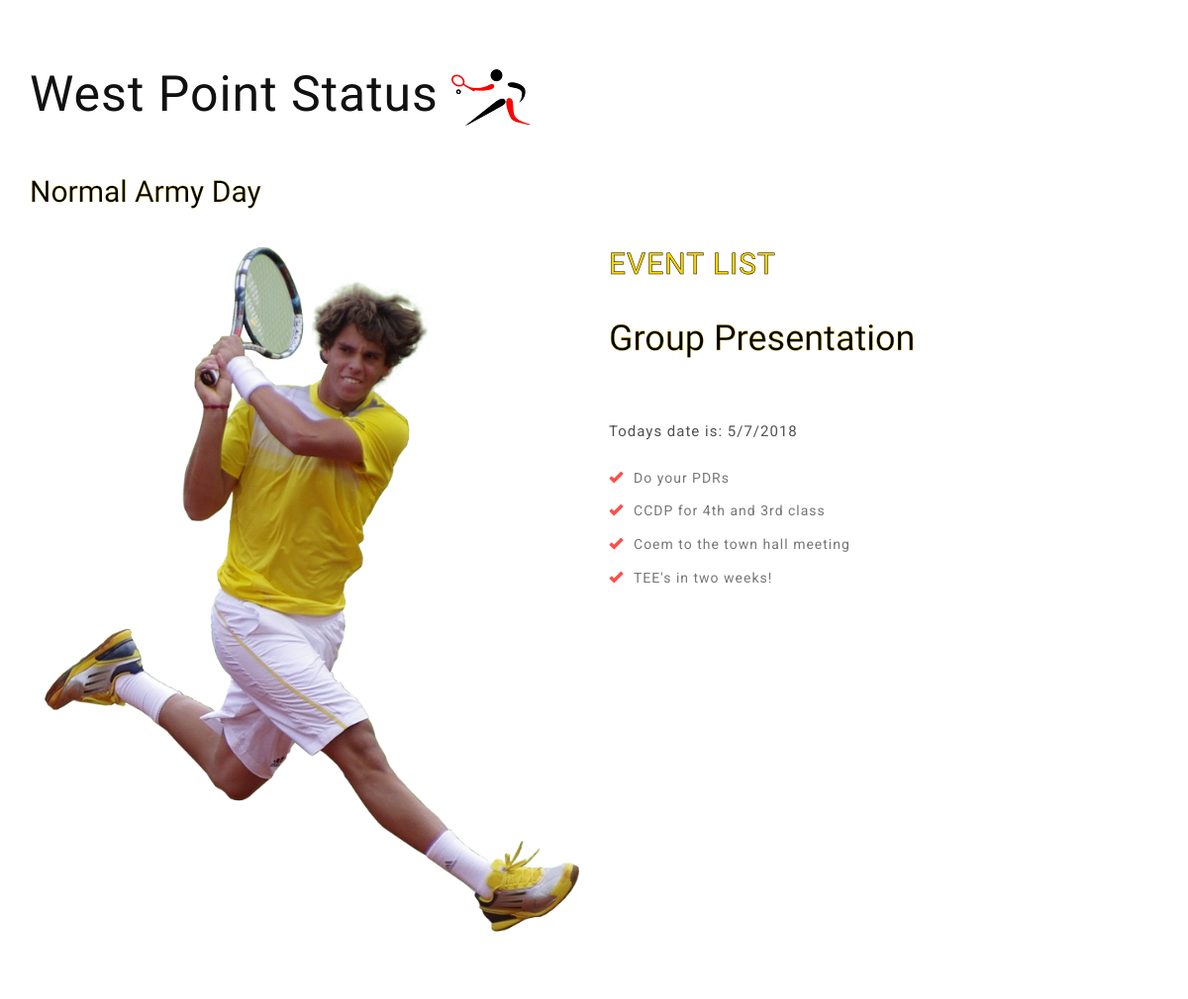
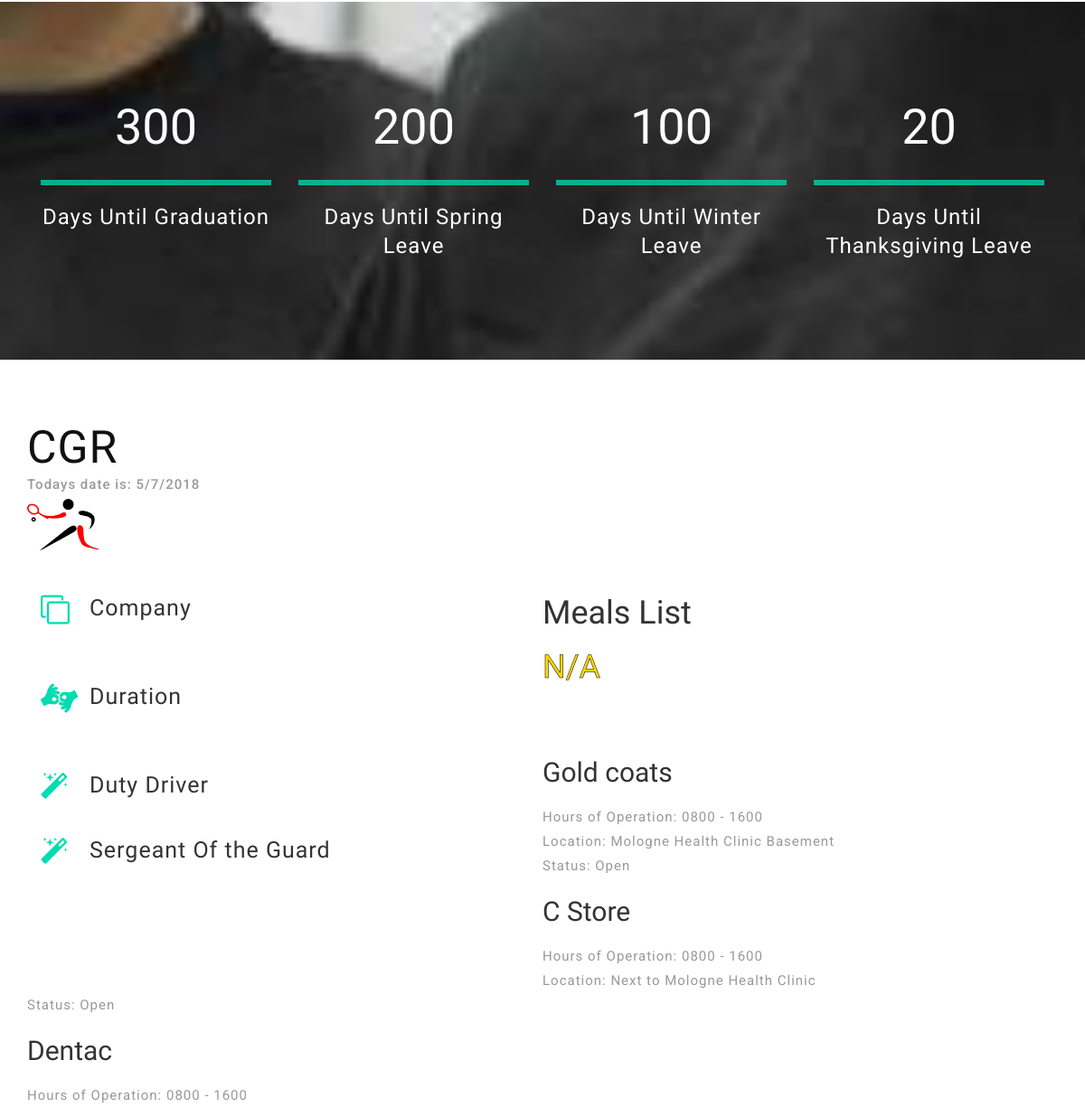
Before: / (middle part) with the older database file (2 pictures, top to bottom).
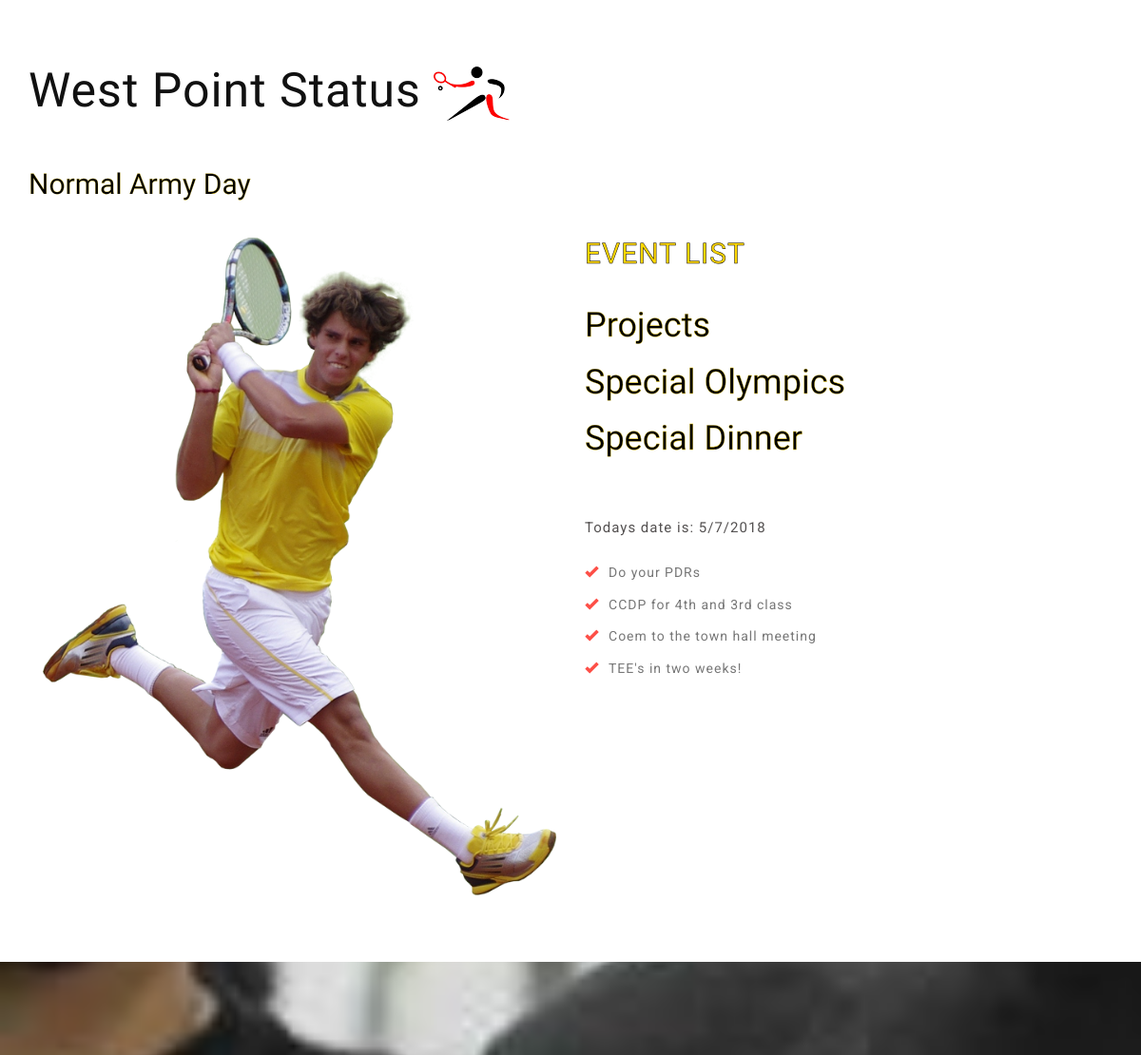
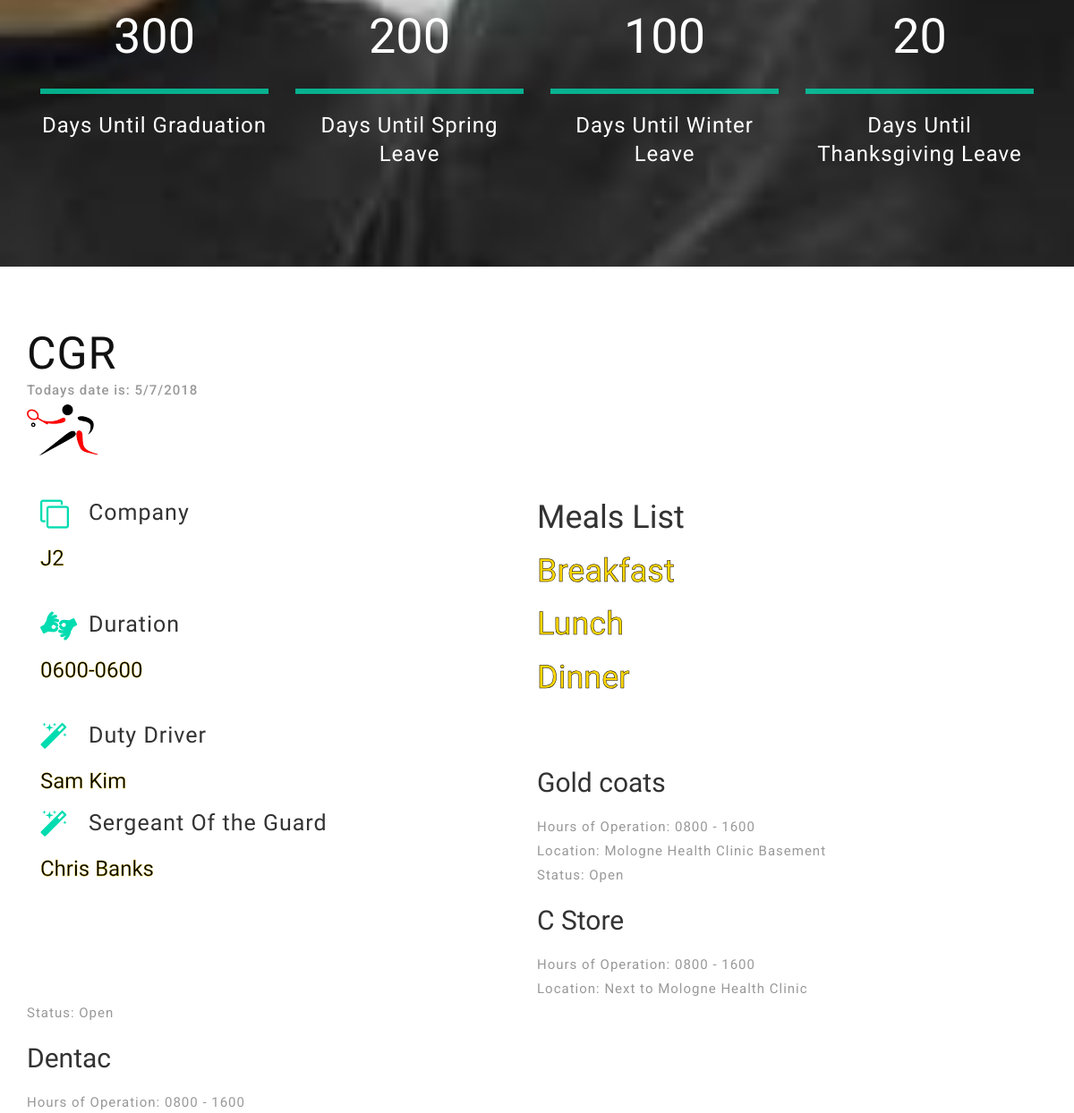
After: the same page with the newer database file (2 pictures, top to bottom).
### poopdeck/models.py (models this page shows, shortened)
class Events(models.Model):
	Day = models.ForeignKey(Day, on_delete=models.CASCADE, default=1)
	Description = models.CharField(max_length=100)
	DurationRange = models.CharField(max_length=30)
	ImportanceStatus = models.CharField(max_length=30)
	Location = models.CharField(max_length=30)
	CompletionStatus = models.CharField(max_length=3)

class Meals(models.Model):
        Day = models.ForeignKey(Day, on_delete=models.CASCADE, default=1)
        TypeofMeal = models.CharField(max_length=20)
        SpecialOccasion = models.CharField(max_length=30)
        Location = models.CharField(max_length=30)
        DurationRange = models.CharField(max_length=30)
        AnnouncementsMade = models.CharField(max_length=200)

class Services(models.Model):
	Description = models.CharField(max_length=100)
	DurationRange = models.CharField(max_length=30)
	Location = models.CharField(max_length=30)
	Status = models.CharField(max_length=30)

class Cgr(models.Model):
	Day = models.ForeignKey(Day, on_delete=models.CASCADE, default=1)
	Company = models.CharField(max_length=100)
	DurationRange = models.CharField(max_length=30)
	DutyDriver = models.CharField(max_length=30)
	SergeantOfGuard = models.CharField(max_length=30)

### poopdeck/views.py (the view)
# urls.py: path('', views.index, name='index'),
def index(request):
	day = Day.objects.get(CalenderDate = datetime.date.today())
	events = day.events_set.all() #Grab all events from database
	meals = day.meals_set.all()
	cgr = day.cgr_set.all()
	services = Services.objects.all()
	context = {'events': events, 'day':day, 'meals': meals, 'cgr':cgr,'services':services} #Fill a context with the events list
	template = loader.get_template('poopdeck/index.html')
	return HttpResponse(template.render(context, request))

### poopdeck/templates/poopdeck/index.html (shortened to what this page needs)
{% extends 'poopdeck/base1.html' %}
{% block content %}
{% if events %}
<ul>
	{% for event in events %}
		<h3><a href="event/{{event.id}}"><h1 style="color:black; -webkit-text-stroke: .3px gold;">{{event.Description}}</h1></a></h3>
		<br>
	{% endfor %}
<ul>
{% else %}
{{day.id}} : {{day.CalendarDate}}
{% endif %}
{% endblock %}
{% block meallist %}
<h1>Meals List </h2>
{% if meals %}
<ul>
        {% for meal in meals %}
		<br>
                <h3><a href="meal/{{meal.id}}"><h1 style="color:gold; -webkit-text-stroke: .5px black;">{{meal.SpecialOccasion}}</h1></a></h3>
        {% endfor %}
<ul>
{% else %}
<p> Not sure what goes here </p>
{% endif %}
{% endblock %}
{% block company %}
{% for cgr in cgr %}
                <h3 style="color:black; -webkit-text-stroke: .3px gold;">{{cgr.Company}}</h3>
        {% endfor %}
{% endblock %}
{% block durationrange %}
{% for cgr in cgr %}
                <h3 style="color:black; -webkit-text-stroke: .3px gold;">{{cgr.DurationRange}}</h3>
        {% endfor %}
{% endblock %}
{% block dutydriver %}
{% for cgr in cgr %}
                <h3 style="color:black; -webkit-text-stroke: .3px gold;">{{cgr.DutyDriver}}</h3>
        {% endfor %}
{% endblock %}
{% block sergeantofguard %}
{% for cgr in cgr %}
                <h3 style="color:black; -webkit-text-stroke: .3px gold;">{{cgr.SergeantOfGuard}}</h3>
        {% endfor %}
{% endblock %}
{% block services %}
{% for services in services %}
	<h2>{{services.Description}}</h2>
	<br>
	<p>Hours of Operation: {{services.DurationRange}} </p>
	<p>Location: {{services.Location}} </p>
	<p>Status: {{services.Status}} </p>
	<br>
        {% endfor %}
{% endblock %}

### poopdeck/templates/poopdeck/base1.html (shortened to what this page needs)
<!DOCTYPE html>
<html lang="zxx">
{% load static %}
<head>
	<link rel="stylesheet" href="{% static "css/bootstrap.css"%}" />
	<link rel="stylesheet" href="{% static "css/font-awesome.css"%}">
	<link rel="stylesheet" href="{% static "css/chocolat.css"%}" type="text/css" media="all">
	<link href="{% static "css/popuo-box.css"%}" rel="stylesheet" type="text/css" media="all" />
	<link href="{% static "css/style.css"%}" rel="stylesheet" type="text/css" media="all">
</head>
<body>
	<div class="about" id="about">
		<div class="container">
			<h3 class="title" >West Point Status
				<img src="images/logo2.png" alt="" />
			</h3>
			<h2 style="color: black; -webkit-text-stroke: .2px gold;"> Normal Army Day </h2>
			<br>
			<br>
			<div class="about-top">
				<div class="col-md-6 about-img-agile">
					<img class="img-responsive" src="images/about63.png" alt="">
				</div>
				<div class="col-md-6 about-wel">
					<h2 style="color: gold; -webkit-text-stroke: .5px black;">Event List</h2>
					<br>
					<br>
					{% block content %}
					{% endblock %}
					<br>
					<p>
					Todays date is:
					</p>
					<ul>
						<li>
							<i class="glyphicon glyphicon-ok"></i>Do your PDRs</li>
						<li>
							<i class="glyphicon glyphicon-ok"></i>CCDP for 4th and 3rd class</li>
						<li>
							<i class="glyphicon glyphicon-ok"></i>Coem to the town hall meeting</li>
						<li>
							<i class="glyphicon glyphicon-ok"></i>TEE's in two weeks!</li>
					</ul>
				</div>
				<div class="clearfix"> </div>
			</div>
		</div>
	</div>
	<div class="stats">
		<div class="container">
			<div class="stats-info">
				<div class="col-md-3 col-sm-3 stats-grid slideanim">
					<div class='numscroller numscroller-big-bottom' data-slno='1' data-min='0' data-max='385' data-delay='2' data-increment="1">300</div>
					<p class="stats-info">Days until Graduation</p>
				</div>
				<div class="col-md-3 col-sm-3 stats-grid slideanim">
					<div class='numscroller numscroller-big-bottom' data-slno='1' data-min='0' data-max='457' data-delay='2' data-increment="1">200</div>
					<p class="stats-info">Days until Spring Leave</p>
				</div>
				<div class="col-md-3 col-sm-3 stats-grid slideanim">
					<div class='numscroller numscroller-big-bottom' data-slno='1' data-min='0' data-max='214' data-delay='2' data-increment="10">100</div>
					<p class="stats-info">Days until Winter Leave</p>
				</div>
				<div class="col-md-3 col-sm-3 stats-grid slideanim">
					<div class='numscroller numscroller-big-bottom' data-slno='1' data-min='0' data-max='188' data-delay='2' data-increment="1">20</div>
					<p class="stats-info">Days until Thanksgiving Leave</p>
				</div>
				<div class="clearfix"></div>
			</div>
		</div>
	</div>
	<div class="services" id="services">
		<div class="container">
			<h3 class="title">CGR
				<br>
				<p>
				Todays date is:
				</p>
				<img src="images/logo2.png" alt="" />
			</h3>
			<div class="col-md-6 left-services-agile">
				<div class="left-services-agile1">
					<i class="fa fa-clone i1" aria-hidden="true"></i>
					<h4>Company</h4>
					<div class="clearfix"></div>
					<br>
					{% block company %}
					{% endblock %}
					<br>
				</div>
				<div class="left-services-agile1">
					<i class="fa fa-american-sign-language-interpreting i1" aria-hidden="true"></i>
					<h4>Duration</h4>
					<div class="clearfix"></div>
					<br>
					{% block durationrange %}
					{% endblock %}
					<br>
				</div>
				<div class="left-services-agile1">
					<i class="fa fa-magic i1" aria-hidden="true"></i>
					<h4>Duty Driver</h4>
					<div class="clearfix"></div>
					<br>
					{% block dutydriver %}
					{% endblock %}
					<br>
				</div>
				<div class="left-services-agile1">
					<i class="fa fa-magic i1" aria-hidden="true"></i>
					<h4>Sergeant Of the Guard</h4>
					<div class="clearfix"></div>
					<br>
					{% block sergeantofguard %}
					{% endblock %}
					<br>
				</div>
			<br>
			<br>
			<br>
			<br>
			<br>
			</div>
			{% block meallist %}
			{% endblock %}
			<br>
			<br>
			<br>
			<br>
			{% block services %}
			{% endblock %}
			<br>
			<br>
			<br>
	<link rel="stylesheet" href="{% static "css/chocolat.css"%}" type="text/css" media="screen">
</body>
</html>

### poopdeck/static/css/chocolat.css (style rules this page uses)
body { margin:0; padding:0; }

### poopdeck/static/css/style.css (style rules this page uses)
body { padding: 0; margin: 0; background: #fff; position: relative; font-weight: 400; font-family: 'Roboto', sans-serif; }
body a { transition: 0.5s all; -webkit-transition: 0.5s all; -moz-transition: 0.5s all; -o-transition: 0.5s all; -ms-transition: 0.5s all; }
h1, h2, h3, h4, h5, h6 { margin: 0; font-family: 'Oswald', sans-serif; }
p { margin: 0; font-family: 'Roboto', sans-serif; letter-spacing: 1px; font-size: 15px; color: #999; line-height: 1.8em; }
ul { margin: 0; padding: 0; }
.about, .services, .team, .news-section, .contact, .gallery { padding: 5em 0; }
h3.title { color: #111; font-size: 50px; margin-bottom: 1em; letter-spacing: 1px; }
.about-wel p { color: #545151; margin: 20px 0; }
.about-wel h2 { font-size: 30px; text-transform: uppercase; color: #00dcb0; letter-spacing: 1px; }
.about-wel ul li { list-style: none; }
.about-wel ul li { text-decoration: none; color: #777; font-size: 1em; line-height: 1.9em; margin-top: 0.5em; display: inherit; letter-spacing: 1px; }
.about-wel ul li i { margin: 0 10px 0 0; color: #fd4f47; }
.stats { background: url(../images/boxingcadets.jpg) no-repeat 0px 0px; padding: 100px 0; background-size: cover; -webkit-background-size: cover; -moz-background-size: cover; -o-background-size: cover; -ms-background-size: cover; background-attachment: fixed; }
.stats-info { text-align: center; }
.stats p { color: #fff; font-size: 25px; padding-top: 20px; text-align: center; border-top: 6px solid rgba(0, 220, 176, 0.77); text-transform: capitalize; line-height: 1.3; margin-top: 20px; }
.stats-grid { font-size: 60px; color: #fff; margin-bottom: 10px; font-family: 'Oswald', sans-serif; }
i.i1 { font-size: 32px; color: #00dcb0; float: left; width: 10%; }
.left-services-agile h4 { font-size: 25px; letter-spacing: 1px; float: right; width: 90%; }
.left-services-agile1:nth-child(2) { margin: 26px 0; }
@media (max-width: 1280px) { .stats p { font-size: 24px; } }
@media (max-width: 1280px) { .stats-grid { font-size: 54px; } }

Changed rows visible on the page:
removed Events: Description "Group Presentation"
now on this page (row edited): Events: Description "Projects"
now on this page (row edited): Events: Description "Special Olympics"
now on this page (row edited): Events: Description "Special Dinner"
now on this page (row edited): Cgr: Company "J2", DurationRange "0600-0600", DutyDriver "Sam Kim", SergeantOfGuard "Chris Banks"
changed Meals: SpecialOccasion "N/A" → "Breakfast"
added Meals: SpecialOccasion "Lunch"
added Meals: SpecialOccasion "Dinner"
